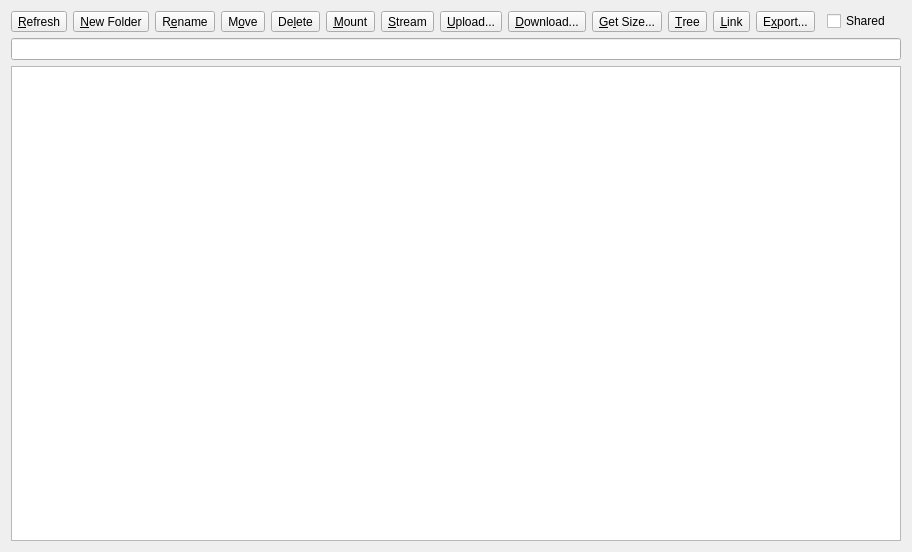
<?xml version="1.0" encoding="UTF-8"?>
<ui version="4.0">
    <class>RemoteWidget</class>
    <widget class="QWidget" name="RemoteWidget">
        <property name="geometry">
            <rect>
                <x>0</x>
                <y>0</y>
                <width>912</width>
                <height>552</height>
            </rect>
        </property>
        <property name="windowTitle">
            <string>Form</string>
        </property>
        <layout class="QHBoxLayout" name="horizontalLayout">
            <item>
                <widget class="QSplitter" name="splitter">
                    <property name="orientation">
                        <enum>Qt::Horizontal</enum>
                    </property>
                    <property name="childrenCollapsible">
                        <bool>false</bool>
                    </property>
                    <widget class="QWidget" name="layout" native="true">
                        <layout class="QVBoxLayout" name="verticalLayout">
                            <property name="leftMargin">
                                <number>0</number>
                            </property>
                            <property name="topMargin">
                                <number>0</number>
                            </property>
                            <property name="rightMargin">
                                <number>0</number>
                            </property>
                            <property name="bottomMargin">
                                <number>0</number>
                            </property>
                            <item>
                                <widget class="QWidget" name="buttons" native="true">
                                    <layout class="QHBoxLayout" name="horizontalLayout_2">
                                        <property name="leftMargin">
                                            <number>0</number>
                                        </property>
                                        <property name="topMargin">
                                            <number>0</number>
                                        </property>
                                        <property name="rightMargin">
                                            <number>0</number>
                                        </property>
                                        <property name="bottomMargin">
                                            <number>0</number>
                                        </property>
                                        <item>
                                            <widget class="QToolButton" name="buttonRefresh">
                                                <property name="text">
                                                    <string>&amp;Refresh</string>
                                                </property>
                                                <property name="toolButtonStyle">
                                                    <enum>Qt::ToolButtonTextBesideIcon</enum>
                                                </property>
                                            </widget>
                                        </item>
                                        <item>
                                            <widget class="QToolButton" name="buttonMkdir">
                                                <property name="text">
                                                    <string>&amp;New Folder</string>
                                                </property>
                                                <property name="toolButtonStyle">
                                                    <enum>Qt::ToolButtonTextBesideIcon</enum>
                                                </property>
                                            </widget>
                                        </item>
                                        <item>
                                            <widget class="QToolButton" name="buttonRename">
                                                <property name="text">
                                                    <string>R&amp;ename</string>
                                                </property>
                                                <property name="toolButtonStyle">
                                                    <enum>Qt::ToolButtonTextBesideIcon</enum>
                                                </property>
                                            </widget>
                                        </item>
                                        <item>
                                            <widget class="QToolButton" name="buttonMove">
                                                <property name="text">
                                                    <string>M&amp;ove</string>
                                                </property>
                                                <property name="toolButtonStyle">
                                                    <enum>Qt::ToolButtonTextBesideIcon</enum>
                                                </property>
                                            </widget>
                                        </item>
                                        <item>
                                            <widget class="QToolButton" name="buttonPurge">
                                                <property name="text">
                                                    <string>De&amp;lete</string>
                                                </property>
                                                <property name="toolButtonStyle">
                                                    <enum>Qt::ToolButtonTextBesideIcon</enum>
                                                </property>
                                            </widget>
                                        </item>
                                        <item>
                                            <widget class="QToolButton" name="buttonMount">
                                                <property name="text">
                                                    <string>&amp;Mount</string>
                                                </property>
                                                <property name="toolButtonStyle">
                                                    <enum>Qt::ToolButtonTextBesideIcon</enum>
                                                </property>
                                            </widget>
                                        </item>
                                        <item>
                                            <widget class="QToolButton" name="buttonStream">
                                                <property name="text">
                                                    <string>&amp;Stream</string>
                                                </property>
                                                <property name="toolButtonStyle">
                                                    <enum>Qt::ToolButtonTextBesideIcon</enum>
                                                </property>
                                            </widget>
                                        </item>
                                        <item>
                                            <widget class="QToolButton" name="buttonUpload">
                                                <property name="text">
                                                    <string>&amp;Upload...</string>
                                                </property>
                                                <property name="toolButtonStyle">
                                                    <enum>Qt::ToolButtonTextBesideIcon</enum>
                                                </property>
                                            </widget>
                                        </item>
                                        <item>
                                            <widget class="QToolButton" name="buttonDownload">
                                                <property name="text">
                                                    <string>&amp;Download...</string>
                                                </property>
                                                <property name="toolButtonStyle">
                                                    <enum>Qt::ToolButtonTextBesideIcon</enum>
                                                </property>
                                            </widget>
                                        </item>
                                        <item>
                                            <widget class="QToolButton" name="buttonSize">
                                                <property name="text">
                                                    <string>&amp;Get Size...</string>
                                                </property>
                                                <property name="toolButtonStyle">
                                                    <enum>Qt::ToolButtonTextBesideIcon</enum>
                                                </property>
                                            </widget>
                                        </item>
                                        <item>
                                            <widget class="QToolButton" name="buttonTree">
                                                <property name="text">
                                                    <string>&amp;Tree</string>
                                                </property>
                                                <property name="toolButtonStyle">
                                                    <enum>Qt::ToolButtonTextBesideIcon</enum>
                                                </property>
                                            </widget>
                                        </item>
                                        <item>
                                            <widget class="QToolButton" name="buttonLink">
                                                <property name="text">
                                                    <string>&amp;Link</string>
                                                </property>
                                                <property name="toolButtonStyle">
                                                    <enum>Qt::ToolButtonTextBesideIcon</enum>
                                                </property>
                                            </widget>
                                        </item>
                                        <item>
                                            <widget class="QToolButton" name="buttonExport">
                                                <property name="text">
                                                    <string>E&amp;xport...</string>
                                                </property>
                                                <property name="toolButtonStyle">
                                                    <enum>Qt::ToolButtonTextBesideIcon</enum>
                                                </property>
                                            </widget>
                                        </item>
                                        <item>
                                            <spacer name="horizontalSpacer">
                                                <property name="orientation">
                                                    <enum>Qt::Horizontal</enum>
                                                </property>
                                                <property name="sizeHint" stdset="0">
                                                    <size>
                                                        <width>40</width>
                                                        <height>20</height>
                                                    </size>
                                                </property>
                                            </spacer>
                                        </item>
                                        <item>
                                            <widget class="QCheckBox" name="checkBoxShared">
                                                <property name="toolTip">
                                                    <string>Shared with Me (Google Drive)</string>
                                                </property>
                                                <property name="text">
                                                    <string>Shared</string>
                                                </property>
                                            </widget>
                                        </item>
                                        <item>
                                            <spacer name="spacer">
                                                <property name="orientation">
                                                    <enum>Qt::Horizontal</enum>
                                                </property>
                                                <property name="sizeType">
                                                    <enum>QSizePolicy::Minimum</enum>
                                                </property>
                                                <property name="sizeHint" stdset="0">
                                                    <size>
                                                        <width>10</width>
                                                        <height>20</height>
                                                    </size>
                                                </property>
                                            </spacer>
                                        </item>
                                    </layout>
                                </widget>
                            </item>
                            <item>
                                <widget class="QLineEdit" name="path">
                                    <property name="readOnly">
                                        <bool>true</bool>
                                    </property>
                                </widget>
                            </item>
                            <item>
                                <widget class="QTreeView" name="tree">
                                    <property name="contextMenuPolicy">
                                        <enum>Qt::CustomContextMenu</enum>
                                    </property>
                                    <property name="acceptDrops">
                                        <bool>true</bool>
                                    </property>
                                    <property name="editTriggers">
                                        <set>QAbstractItemView::NoEditTriggers</set>
                                    </property>
                                    <property name="dragDropOverwriteMode">
                                        <bool>true</bool>
                                    </property>
                                    <property name="defaultDropAction">
                                        <enum>Qt::CopyAction</enum>
                                    </property>
                                    <property name="selectionMode">
                                        <enum>QAbstractItemView::SingleSelection</enum>
                                    </property>
                                    <property name="selectionBehavior">
                                        <enum>QAbstractItemView::SelectRows</enum>
                                    </property>
                                    <property name="uniformRowHeights">
                                        <bool>true</bool>
                                    </property>
                                    <property name="sortingEnabled">
                                        <bool>true</bool>
                                    </property>
                                    <attribute name="headerStretchLastSection">
                                        <bool>false</bool>
                                    </attribute>
                                </widget>
                            </item>
                        </layout>
                    </widget>
                </widget>
            </item>
        </layout>
        <action name="refresh">
            <property name="text">
                <string>&amp;Refresh</string>
            </property>
            <property name="shortcut">
                <string>F5</string>
            </property>
        </action>
        <action name="mount">
            <property name="text">
                <string>&amp;Mount</string>
            </property>
            <property name="toolTip">
                <string>rclone mount</string>
            </property>
        </action>
        <action name="stream">
            <property name="text">
                <string>&amp;Stream</string>
            </property>
        </action>
        <action name="mkdir">
            <property name="text">
                <string>&amp;New Folder</string>
            </property>
            <property name="toolTip">
                <string>rclone mkdir</string>
            </property>
            <property name="shortcut">
                <string>F7</string>
            </property>
        </action>
        <action name="rename">
            <property name="text">
                <string>R&amp;ename</string>
            </property>
            <property name="toolTip">
                <string>rclone moveto</string>
            </property>
            <property name="shortcut">
                <string>F2</string>
            </property>
        </action>
        <action name="purge">
            <property name="text">
                <string>De&amp;lete</string>
            </property>
            <property name="toolTip">
                <string>rclone purge|delete</string>
            </property>
            <property name="shortcut">
                <string>Del</string>
            </property>
        </action>
        <action name="upload">
            <property name="text">
                <string>&amp;Upload</string>
            </property>
        </action>
        <action name="download">
            <property name="text">
                <string>&amp;Download</string>
            </property>
        </action>
        <action name="getSize">
            <property name="text">
                <string>&amp;Get Size</string>
            </property>
            <property name="toolTip">
                <string>rclone size</string>
            </property>
        </action>
        <action name="getTree">
            <property name="text">
                <string>DirTree</string>
            </property>
            <property name="toolTip">
                <string>rclone tree</string>
            </property>
        </action>
        <action name="export_">
            <property name="text">
                <string>E&amp;xport</string>
            </property>
            <property name="toolTip">
                <string>Export files list</string>
            </property>
        </action>
        <action name="move">
            <property name="text">
                <string>M&amp;ove</string>
            </property>
            <property name="toolTip">
                <string>rclone move</string>
            </property>
        </action>
        <action name="shared">
            <property name="text">
                <string>Shared</string>
            </property>
        </action>
        <action name="link">
            <property name="text">
                <string>Public Link</string>
            </property>
            <property name="toolTip">
                <string>rclone link</string>
            </property>
        </action>
    </widget>
    <tabstops>
        <tabstop>buttonRefresh</tabstop>
        <tabstop>buttonMkdir</tabstop>
        <tabstop>buttonRename</tabstop>
        <tabstop>buttonPurge</tabstop>
        <tabstop>buttonMount</tabstop>
        <tabstop>buttonStream</tabstop>
        <tabstop>buttonUpload</tabstop>
        <tabstop>buttonDownload</tabstop>
        <tabstop>buttonSize</tabstop>
        <tabstop>buttonTree</tabstop>
        <tabstop>path</tabstop>
        <tabstop>tree</tabstop>
    </tabstops>
    <resources/>
    <connections/>
</ui>
